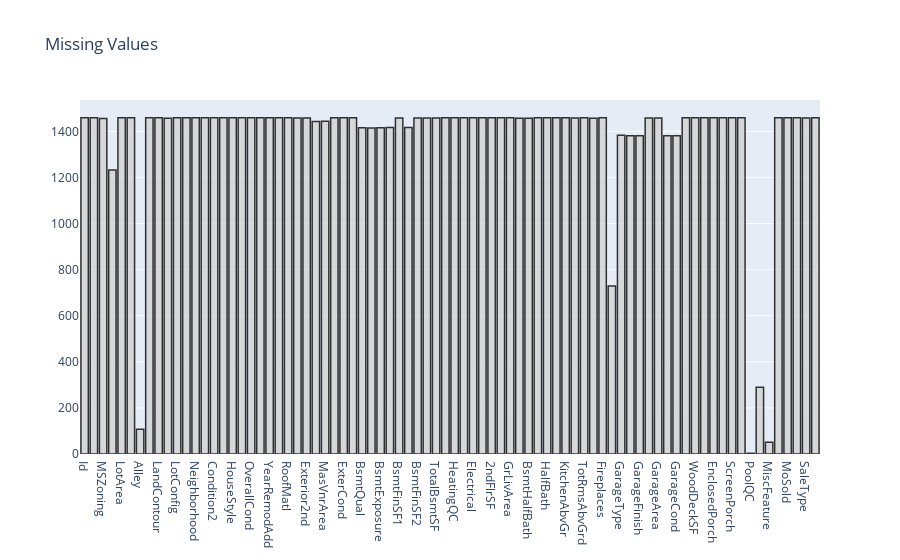

Notebook cell for this chart:
### Code cell
null_feat = pd.DataFrame(len(test_df['Id']) - test_df.isnull().sum(), columns = ['Count'])

trace = go.Bar(x = null_feat.index, y = null_feat['Count'] ,opacity = 0.8, marker=dict(color = 'lightgrey', line=dict(color='#000000',width=1.5)))

layout = dict(title =  "Missing Values")
                    
fig = dict(data = [trace], layout=layout)
py.iplot(fig)

### Figure 1 — Plotly figure (JSON) as saved in the notebook; plotly's stock layout.template omitted (floating-point values rounded to 4 significant figures)
{"data": [{"marker": {"color": "lightgrey", "line": {"color": "#000000", "width": 1.5}}, "opacity": 0.8, "type": "bar", "y": [1459, 1459, 1455, 1232, 1459, 1459, 107, 1459, 1459, 1457, 1459, 1459, 1459, 1459, 1459, 1459, 1459, 1459, 1459, 1459, 1459, 1459, 1459, 1458, 1458, 1443, 1444, 1459, 1459, 1459, 1415, 1414, 1415, 1417, 1458, 1417, 1458, 1458, 1458, 1459, 1459, 1459, 1459, 1459, 1459, 1459, 1459, 1457, 1457, 1459, 1459, 1459, 1459, 1458, 1459, 1457, 1459, 729, 1383, 1381, 1381, 1458, 1458, 1381, 1381, 1459, 1459, 1459, 1459, 1459, 1459, 1459, 3, 290, 51, 1459, 1459, 1459, 1458, 1459], "x": ["Id", "MSSubClass", "MSZoning", "LotFrontage", "LotArea", "Street", "Alley", "LotShape", "LandContour", "Utilities", "LotConfig", "LandSlope", "Neighborhood", "Condition1", "Condition2", "BldgType", "HouseStyle", "OverallQual", "OverallCond", "YearBuilt", "YearRemodAdd", "RoofStyle", "RoofMatl", "Exterior1st", "Exterior2nd", "MasVnrType", "MasVnrArea", "ExterQual", "ExterCond", "Foundation", "BsmtQual", "BsmtCond", "BsmtExposure", "BsmtFinType1", "BsmtFinSF1", "BsmtFinType2", "BsmtFinSF2", "BsmtUnfSF", "TotalBsmtSF", "Heating", "HeatingQC", "CentralAir", "Electrical", "1stFlrSF", "2ndFlrSF", "LowQualFinSF", "GrLivArea", "BsmtFullBath", "BsmtHalfBath", "FullBath", "HalfBath", "BedroomAbvGr", "KitchenAbvGr", "KitchenQual", "TotRmsAbvGrd", "Functional", "Fireplaces", "FireplaceQu", "GarageType", "GarageYrBlt", "GarageFinish", "GarageCars", "GarageArea", "GarageQual", "GarageCond", "PavedDrive", "WoodDeckSF", "OpenPorchSF", "EnclosedPorch", "3SsnPorch", "ScreenPorch", "PoolArea", "PoolQC", "Fence", "MiscFeature", "MiscVal", "MoSold", "YrSold", "SaleType", "SaleCondition"]}], "layout": {"title": {"text": "Missing Values"}}}
